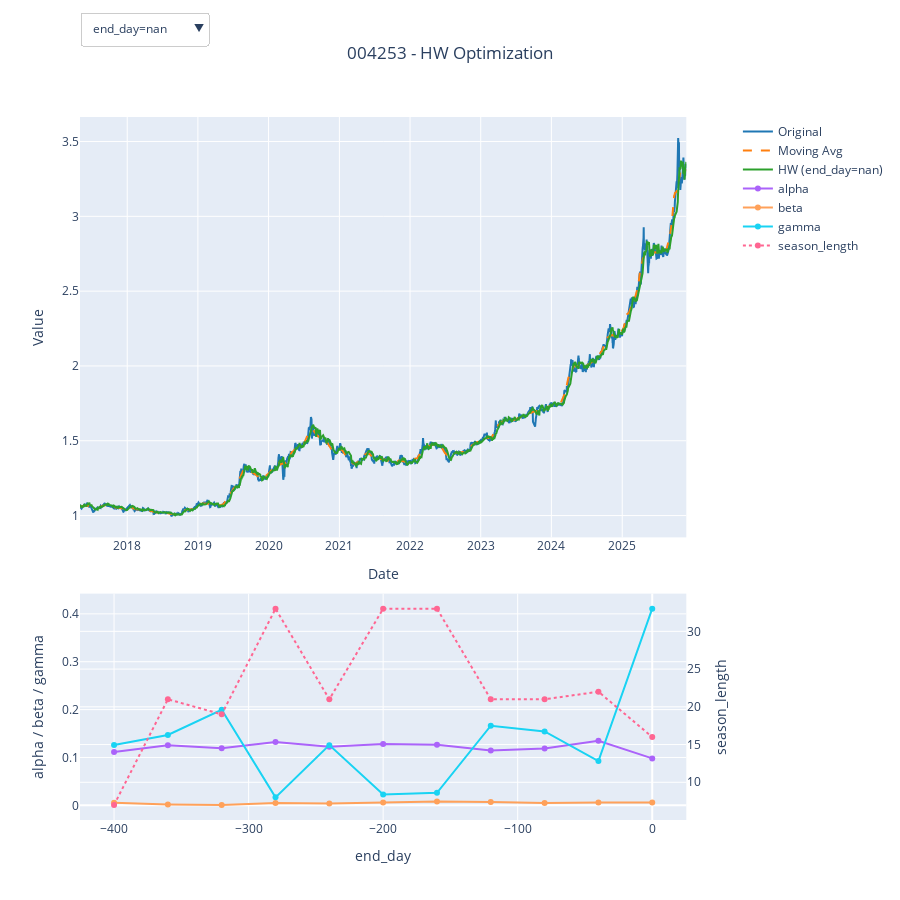

The code cell stored with this chart in its notebook:
### Code cell
# 使用类方法绘图
fundcode = '004253'
asset = optimizer.get_asset(fundcode)

fig = asset.plot(
    save=True,
    display=True,
    output_dir=f"./hw_opt_results/{fundcode}",
    filename_prefix=f"demo_plot_{fundcode}",
)

### Figure 1 — Plotly figure (JSON) as saved in the notebook; plotly's stock layout.template omitted (floating-point values rounded to 4 significant figures; data arrays with more than 128 entries replaced by an {"elided": "..."} marker saying what was removed)
{"data": [{"line": {"color": "#1f77b4"}, "mode": "lines", "name": "Original", "type": "scatter", "x": {"elided": "2093 str values"}, "xaxis": "x", "y": {"elided": "2093 float values"}, "yaxis": "y"}, {"line": {"color": "#ff7f0e", "dash": "dash"}, "mode": "lines", "name": "Moving Avg", "type": "scatter", "x": {"elided": "2093 str values"}, "xaxis": "x", "y": {"elided": "2093 float values"}, "yaxis": "y"}, {"line": {"color": "#2ca02c", "width": 2}, "mode": "lines", "name": "HW (end_day=-400.0)", "showlegend": false, "type": "scatter", "visible": false, "x": {"elided": "2093 str values"}, "xaxis": "x", "y": {"elided": "2093 float values"}, "yaxis": "y"}, {"line": {"color": "#2ca02c", "width": 2}, "mode": "lines", "name": "HW (end_day=-360.0)", "showlegend": false, "type": "scatter", "visible": false, "x": {"elided": "2093 str values"}, "xaxis": "x", "y": {"elided": "2093 float values"}, "yaxis": "y"}, {"line": {"color": "#2ca02c", "width": 2}, "mode": "lines", "name": "HW (end_day=-320.0)", "showlegend": false, "type": "scatter", "visible": false, "x": {"elided": "2093 str values"}, "xaxis": "x", "y": {"elided": "2093 float values"}, "yaxis": "y"}, {"line": {"color": "#2ca02c", "width": 2}, "mode": "lines", "name": "HW (end_day=-280.0)", "showlegend": false, "type": "scatter", "visible": false, "x": {"elided": "2093 str values"}, "xaxis": "x", "y": {"elided": "2093 float values"}, "yaxis": "y"}, {"line": {"color": "#2ca02c", "width": 2}, "mode": "lines", "name": "HW (end_day=-240.0)", "showlegend": false, "type": "scatter", "visible": false, "x": {"elided": "2093 str values"}, "xaxis": "x", "y": {"elided": "2093 float values"}, "yaxis": "y"}, {"line": {"color": "#2ca02c", "width": 2}, "mode": "lines", "name": "HW (end_day=-200.0)", "showlegend": false, "type": "scatter", "visible": false, "x": {"elided": "2093 str values"}, "xaxis": "x", "y": {"elided": "2093 float values"}, "yaxis": "y"}, {"line": {"color": "#2ca02c", "width": 2}, "mode": "lines", "name": "HW (end_day=-160.0)", "showlegend": false, "type": "scatter", "visible": false, "x": {"elided": "2093 str values"}, "xaxis": "x", "y": {"elided": "2093 float values"}, "yaxis": "y"}, {"line": {"color": "#2ca02c", "width": 2}, "mode": "lines", "name": "HW (end_day=-120.0)", "showlegend": false, "type": "scatter", "visible": false, "x": {"elided": "2093 str values"}, "xaxis": "x", "y": {"elided": "2093 float values"}, "yaxis": "y"}, {"line": {"color": "#2ca02c", "width": 2}, "mode": "lines", "name": "HW (end_day=-80.0)", "showlegend": false, "type": "scatter", "visible": false, "x": {"elided": "2093 str values"}, "xaxis": "x", "y": {"elided": "2093 float values"}, "yaxis": "y"}, {"line": {"color": "#2ca02c", "width": 2}, "mode": "lines", "name": "HW (end_day=-40.0)", "showlegend": false, "type": "scatter", "visible": false, "x": {"elided": "2093 str values"}, "xaxis": "x", "y": {"elided": "2093 float values"}, "yaxis": "y"}, {"line": {"color": "#2ca02c", "width": 2}, "mode": "lines", "name": "HW (end_day=nan)", "showlegend": true, "type": "scatter", "visible": true, "x": {"elided": "2093 str values"}, "xaxis": "x", "y": {"elided": "2093 float values"}, "yaxis": "y"}, {"mode": "lines+markers", "name": "alpha", "type": "scatter", "x": [-400.0, -360.0, -320.0, -280.0, -240.0, -200.0, -160.0, -120.0, -80.0, -40.0, 0.0], "xaxis": "x2", "y": [0.1113, 0.1254, 0.1194, 0.1322, 0.1226, 0.1281, 0.1264, 0.1145, 0.1188, 0.1349, 0.09806], "yaxis": "y2"}, {"mode": "lines+markers", "name": "beta", "type": "scatter", "x": [-400.0, -360.0, -320.0, -280.0, -240.0, -200.0, -160.0, -120.0, -80.0, -40.0, 0.0], "xaxis": "x2", "y": [0.005276, 0.001939, 0.0008473, 0.005066, 0.003798, 0.005698, 0.008155, 0.006833, 0.004833, 0.005882, 0.006088], "yaxis": "y2"}, {"mode": "lines+markers", "name": "gamma", "type": "scatter", "x": [-400.0, -360.0, -320.0, -280.0, -240.0, -200.0, -160.0, -120.0, -80.0, -40.0, 0.0], "xaxis": "x2", "y": [0.1259, 0.1469, 0.1996, 0.01668, 0.1258, 0.02248, 0.02603, 0.1664, 0.1545, 0.0925, 0.4108], "yaxis": "y2"}, {"line": {"dash": "dot"}, "mode": "lines+markers", "name": "season_length", "type": "scatter", "x": [-400.0, -360.0, -320.0, -280.0, -240.0, -200.0, -160.0, -120.0, -80.0, -40.0, 0.0], "xaxis": "x2", "y": [7, 21, 19, 33, 21, 33, 33, 21, 21, 22, 16], "yaxis": "y3"}], "layout": {"height": 900, "hovermode": "x unified", "title": {"text": "004253 - HW Optimization", "x": 0.5}, "updatemenus": [{"active": 10, "bgcolor": "white", "bordercolor": "#ccc", "buttons": [{"args": [{"visible": [true, true, true, false, false, false, false, false, false, false, false, false, false, true, true, true, true]}, {"title": "004253 - HW Optimization (end_day=-400.0)"}], "label": "end_day=-400.0", "method": "update"}, {"args": [{"visible": [true, true, false, true, false, false, false, false, false, false, false, false, false, true, true, true, true]}, {"title": "004253 - HW Optimization (end_day=-360.0)"}], "label": "end_day=-360.0", "method": "update"}, {"args": [{"visible": [true, true, false, false, true, false, false, false, false, false, false, false, false, true, true, true, true]}, {"title": "004253 - HW Optimization (end_day=-320.0)"}], "label": "end_day=-320.0", "method": "update"}, {"args": [{"visible": [true, true, false, false, false, true, false, false, false, false, false, false, false, true, true, true, true]}, {"title": "004253 - HW Optimization (end_day=-280.0)"}], "label": "end_day=-280.0", "method": "update"}, {"args": [{"visible": [true, true, false, false, false, false, true, false, false, false, false, false, false, true, true, true, true]}, {"title": "004253 - HW Optimization (end_day=-240.0)"}], "label": "end_day=-240.0", "method": "update"}, {"args": [{"visible": [true, true, false, false, false, false, false, true, false, false, false, false, false, true, true, true, true]}, {"title": "004253 - HW Optimization (end_day=-200.0)"}], "label": "end_day=-200.0", "method": "update"}, {"args": [{"visible": [true, true, false, false, false, false, false, false, true, false, false, false, false, true, true, true, true]}, {"title": "004253 - HW Optimization (end_day=-160.0)"}], "label": "end_day=-160.0", "method": "update"}, {"args": [{"visible": [true, true, false, false, false, false, false, false, false, true, false, false, false, true, true, true, true]}, {"title": "004253 - HW Optimization (end_day=-120.0)"}], "label": "end_day=-120.0", "method": "update"}, {"args": [{"visible": [true, true, false, false, false, false, false, false, false, false, true, false, false, true, true, true, true]}, {"title": "004253 - HW Optimization (end_day=-80.0)"}], "label": "end_day=-80.0", "method": "update"}, {"args": [{"visible": [true, true, false, false, false, false, false, false, false, false, false, true, false, true, true, true, true]}, {"title": "004253 - HW Optimization (end_day=-40.0)"}], "label": "end_day=-40.0", "method": "update"}, {"args": [{"visible": [true, true, false, false, false, false, false, false, false, false, false, false, true, true, true, true, true]}, {"title": "004253 - HW Optimization (end_day=nan)"}], "label": "end_day=nan", "method": "update"}], "direction": "down", "showactive": true, "x": 0, "xanchor": "left", "y": 1.15, "yanchor": "top"}], "xaxis": {"anchor": "y", "domain": [0, 0.94], "title": {"text": "Date"}}, "xaxis2": {"anchor": "y2", "domain": [0, 0.94], "title": {"text": "end_day"}}, "yaxis": {"anchor": "x", "domain": [0.402, 1], "title": {"text": "Value"}}, "yaxis2": {"anchor": "x2", "domain": [0, 0.322], "title": {"text": "alpha / beta / gamma"}}, "yaxis3": {"anchor": "x2", "overlaying": "y2", "side": "right", "title": {"text": "season_length"}}}}
